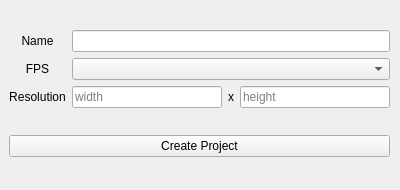
<?xml version="1.0" encoding="UTF-8"?>
<ui version="4.0">
 <class>Form</class>
 <widget class="QWidget" name="Form">
  <property name="windowModality">
   <enum>Qt::WindowModal</enum>
  </property>
  <property name="geometry">
   <rect>
    <x>0</x>
    <y>0</y>
    <width>400</width>
    <height>190</height>
   </rect>
  </property>
  <property name="minimumSize">
   <size>
    <width>400</width>
    <height>190</height>
   </size>
  </property>
  <property name="maximumSize">
   <size>
    <width>400</width>
    <height>190</height>
   </size>
  </property>
  <property name="windowTitle">
   <string>Create Project</string>
  </property>
  <widget class="QWidget" name="verticalLayoutWidget">
   <property name="geometry">
    <rect>
     <x>9</x>
     <y>9</y>
     <width>381</width>
     <height>171</height>
    </rect>
   </property>
   <layout class="QVBoxLayout" name="main_lo">
    <item>
     <layout class="QHBoxLayout" name="param_lo">
      <item>
       <layout class="QVBoxLayout" name="labels_lo">
        <item>
         <widget class="QLabel" name="name_l">
          <property name="text">
           <string>Name</string>
          </property>
          <property name="alignment">
           <set>Qt::AlignCenter</set>
          </property>
         </widget>
        </item>
        <item>
         <widget class="QLabel" name="fps_l">
          <property name="text">
           <string>FPS</string>
          </property>
          <property name="alignment">
           <set>Qt::AlignCenter</set>
          </property>
         </widget>
        </item>
        <item>
         <widget class="QLabel" name="res_l">
          <property name="text">
           <string>Resolution</string>
          </property>
          <property name="alignment">
           <set>Qt::AlignCenter</set>
          </property>
         </widget>
        </item>
       </layout>
      </item>
      <item>
       <layout class="QVBoxLayout" name="values_lo">
        <item>
         <widget class="QLineEdit" name="name_le"/>
        </item>
        <item>
         <widget class="QComboBox" name="fps_cb"/>
        </item>
        <item>
         <layout class="QHBoxLayout" name="res_lo">
          <property name="spacing">
           <number>6</number>
          </property>
          <property name="sizeConstraint">
           <enum>QLayout::SetDefaultConstraint</enum>
          </property>
          <item>
           <widget class="QLineEdit" name="width_le">
            <property name="inputMethodHints">
             <set>Qt::ImhDigitsOnly</set>
            </property>
            <property name="placeholderText">
             <string>width</string>
            </property>
           </widget>
          </item>
          <item>
           <widget class="QLabel" name="x_l">
            <property name="text">
             <string>x</string>
            </property>
           </widget>
          </item>
          <item>
           <widget class="QLineEdit" name="height_le">
            <property name="inputMethodHints">
             <set>Qt::ImhDigitsOnly</set>
            </property>
            <property name="placeholderText">
             <string>height</string>
            </property>
           </widget>
          </item>
         </layout>
        </item>
       </layout>
      </item>
     </layout>
    </item>
    <item>
     <widget class="QPushButton" name="create_project_b">
      <property name="text">
       <string>Create Project</string>
      </property>
     </widget>
    </item>
   </layout>
  </widget>
 </widget>
 <resources/>
 <connections/>
</ui>
